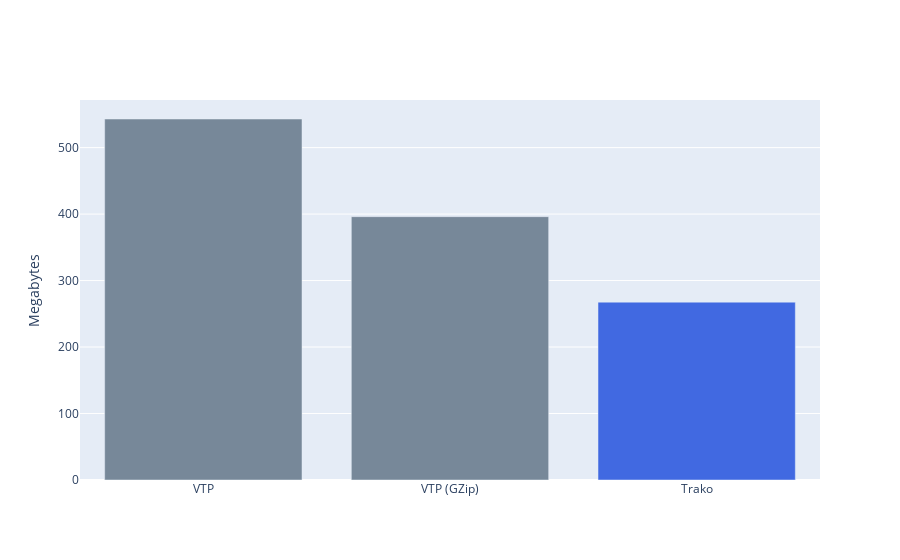

The notebook cell saved with this chart:
### Code cell
colors = ['lightslategray']*3
colors[2] = 'royalblue'

fig = go.Figure(data=[go.Bar(
    x=['VTP', 'VTP (GZip)', 
#        'TRK',
#        'TRK (GZip)', 
       'Trako'],
    y=[np.sum(vtpsizes)/1000000., 
       np.sum(gzsizes)/1000000.,
#        np.sum(trksizes)/1000000.,
#        np.sum(trkgzsizes)/1000000.,
       np.sum(tkosizes)/1000000.,
      ],
    marker_color=colors # marker color can be a single color value or an iterable
)])
fig.update_layout(yaxis_title="Megabytes")
fig.show()

### Figure 1 — Plotly figure (JSON) as saved in the notebook; plotly's stock layout.template omitted (floating-point values rounded to 4 significant figures)
{"data": [{"marker": {"color": ["lightslategray", "lightslategray", "royalblue"]}, "type": "bar", "x": ["VTP", "VTP (GZip)", "Trako"], "y": [543.0, 396.1, 267.6]}], "layout": {"yaxis": {"title": {"text": "Megabytes"}}}}
